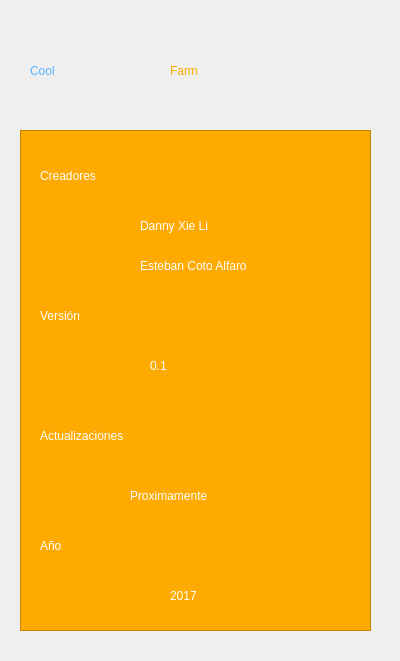
<?xml version="1.0" encoding="UTF-8"?>
<ui version="4.0">
 <class>info</class>
 <widget class="QWidget" name="info">
  <property name="geometry">
   <rect>
    <x>0</x>
    <y>0</y>
    <width>400</width>
    <height>661</height>
   </rect>
  </property>
  <property name="minimumSize">
   <size>
    <width>400</width>
    <height>661</height>
   </size>
  </property>
  <property name="maximumSize">
   <size>
    <width>400</width>
    <height>661</height>
   </size>
  </property>
  <property name="windowTitle">
   <string>Form</string>
  </property>
  <widget class="QLabel" name="label_65">
   <property name="geometry">
    <rect>
     <x>30</x>
     <y>30</y>
     <width>331</width>
     <height>81</height>
    </rect>
   </property>
   <property name="styleSheet">
    <string notr="true">font: 48pt &quot;Gill Sans Ultra Bold Condensed&quot;;
color: rgb(90, 178, 255);
gridline-color: rgb(13, 13, 13);
border-color: rgb(18, 18, 18);</string>
   </property>
   <property name="text">
    <string>Cool</string>
   </property>
  </widget>
  <widget class="QLabel" name="label_66">
   <property name="geometry">
    <rect>
     <x>170</x>
     <y>30</y>
     <width>191</width>
     <height>81</height>
    </rect>
   </property>
   <property name="styleSheet">
    <string notr="true">font: 48pt &quot;Gill Sans Ultra Bold Condensed&quot;;
color: rgb(255, 170, 0);</string>
   </property>
   <property name="text">
    <string>Farm</string>
   </property>
  </widget>
  <widget class="QLabel" name="label_6">
   <property name="geometry">
    <rect>
     <x>40</x>
     <y>160</y>
     <width>131</width>
     <height>31</height>
    </rect>
   </property>
   <property name="styleSheet">
    <string notr="true">font: 15pt &quot;Kristen ITC&quot;;
color: rgb(255, 255, 255);</string>
   </property>
   <property name="text">
    <string>Creadores</string>
   </property>
  </widget>
  <widget class="QTableView" name="tableView_3">
   <property name="geometry">
    <rect>
     <x>20</x>
     <y>130</y>
     <width>351</width>
     <height>501</height>
    </rect>
   </property>
   <property name="styleSheet">
    <string notr="true">background-color: rgb(255, 170, 0);</string>
   </property>
  </widget>
  <widget class="QLabel" name="label_7">
   <property name="geometry">
    <rect>
     <x>40</x>
     <y>300</y>
     <width>131</width>
     <height>31</height>
    </rect>
   </property>
   <property name="styleSheet">
    <string notr="true">font: 15pt &quot;Kristen ITC&quot;;
color: rgb(255, 255, 255);</string>
   </property>
   <property name="text">
    <string>Versión</string>
   </property>
  </widget>
  <widget class="QLabel" name="label_8">
   <property name="geometry">
    <rect>
     <x>40</x>
     <y>420</y>
     <width>201</width>
     <height>31</height>
    </rect>
   </property>
   <property name="styleSheet">
    <string notr="true">font: 15pt &quot;Kristen ITC&quot;;
color: rgb(255, 255, 255);</string>
   </property>
   <property name="text">
    <string>Actualizaciones </string>
   </property>
  </widget>
  <widget class="QLabel" name="label_9">
   <property name="geometry">
    <rect>
     <x>40</x>
     <y>530</y>
     <width>131</width>
     <height>31</height>
    </rect>
   </property>
   <property name="styleSheet">
    <string notr="true">font: 15pt &quot;Kristen ITC&quot;;
color: rgb(255, 255, 255);</string>
   </property>
   <property name="text">
    <string>Año</string>
   </property>
  </widget>
  <widget class="QLabel" name="label_10">
   <property name="geometry">
    <rect>
     <x>140</x>
     <y>210</y>
     <width>171</width>
     <height>31</height>
    </rect>
   </property>
   <property name="styleSheet">
    <string notr="true">font: 12pt &quot;Kristen ITC&quot;;
color: rgb(255, 255, 255);</string>
   </property>
   <property name="text">
    <string>Danny Xie Li</string>
   </property>
  </widget>
  <widget class="QLabel" name="label_11">
   <property name="geometry">
    <rect>
     <x>140</x>
     <y>250</y>
     <width>221</width>
     <height>31</height>
    </rect>
   </property>
   <property name="styleSheet">
    <string notr="true">font: 12pt &quot;Kristen ITC&quot;;
color: rgb(255, 255, 255);</string>
   </property>
   <property name="text">
    <string>Esteban Coto Alfaro</string>
   </property>
  </widget>
  <widget class="QLabel" name="label_12">
   <property name="geometry">
    <rect>
     <x>150</x>
     <y>350</y>
     <width>171</width>
     <height>31</height>
    </rect>
   </property>
   <property name="styleSheet">
    <string notr="true">font: 12pt &quot;Kristen ITC&quot;;
color: rgb(255, 255, 255);</string>
   </property>
   <property name="text">
    <string>0.1</string>
   </property>
  </widget>
  <widget class="QLabel" name="label_13">
   <property name="geometry">
    <rect>
     <x>130</x>
     <y>480</y>
     <width>171</width>
     <height>31</height>
    </rect>
   </property>
   <property name="styleSheet">
    <string notr="true">font: 12pt &quot;Kristen ITC&quot;;
color: rgb(255, 255, 255);</string>
   </property>
   <property name="text">
    <string>Proximamente</string>
   </property>
  </widget>
  <widget class="QLabel" name="label_14">
   <property name="geometry">
    <rect>
     <x>170</x>
     <y>580</y>
     <width>171</width>
     <height>31</height>
    </rect>
   </property>
   <property name="styleSheet">
    <string notr="true">font: 12pt &quot;Kristen ITC&quot;;
color: rgb(255, 255, 255);</string>
   </property>
   <property name="text">
    <string>2017</string>
   </property>
  </widget>
  <zorder>label_65</zorder>
  <zorder>label_66</zorder>
  <zorder>tableView_3</zorder>
  <zorder>label_6</zorder>
  <zorder>label_7</zorder>
  <zorder>label_8</zorder>
  <zorder>label_9</zorder>
  <zorder>label_10</zorder>
  <zorder>label_11</zorder>
  <zorder>label_12</zorder>
  <zorder>label_13</zorder>
  <zorder>label_14</zorder>
 </widget>
 <resources/>
 <connections/>
</ui>
